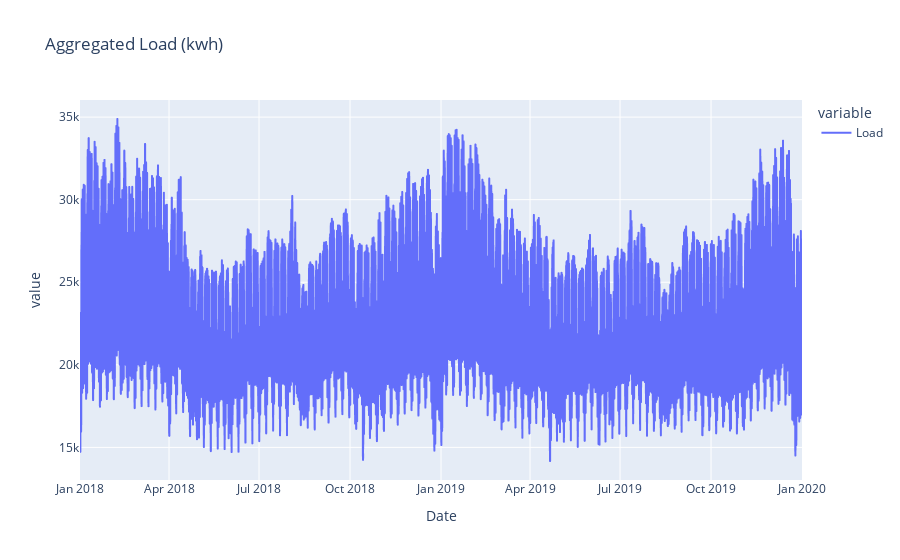

The notebook cell saved with this chart:
### Code cell
fig = px.line(ts60, title='Aggregated Load (kwh)')
fig.show()

### Figure 1 — Plotly figure (JSON) as saved in the notebook; plotly's stock layout.template omitted (floating-point values rounded to 4 significant figures; data arrays with more than 128 entries replaced by an {"elided": "..."} marker saying what was removed)
{"data": [{"hovertemplate": "variable=Load<br>Date=%{x}<br>value=%{y}<extra></extra>", "legendgroup": "Load", "line": {"color": "#636efa", "dash": "solid"}, "marker": {"symbol": "circle"}, "mode": "lines", "name": "Load", "showlegend": true, "type": "scattergl", "x": {"elided": "17520 str values"}, "xaxis": "x", "y": {"elided": "17520 float values"}, "yaxis": "y"}], "layout": {"legend": {"title": {"text": "variable"}, "tracegroupgap": 0}, "title": {"text": "Aggregated Load (kwh)"}, "xaxis": {"anchor": "y", "domain": [0, 1], "title": {"text": "Date"}}, "yaxis": {"anchor": "x", "domain": [0, 1], "title": {"text": "value"}}}}
